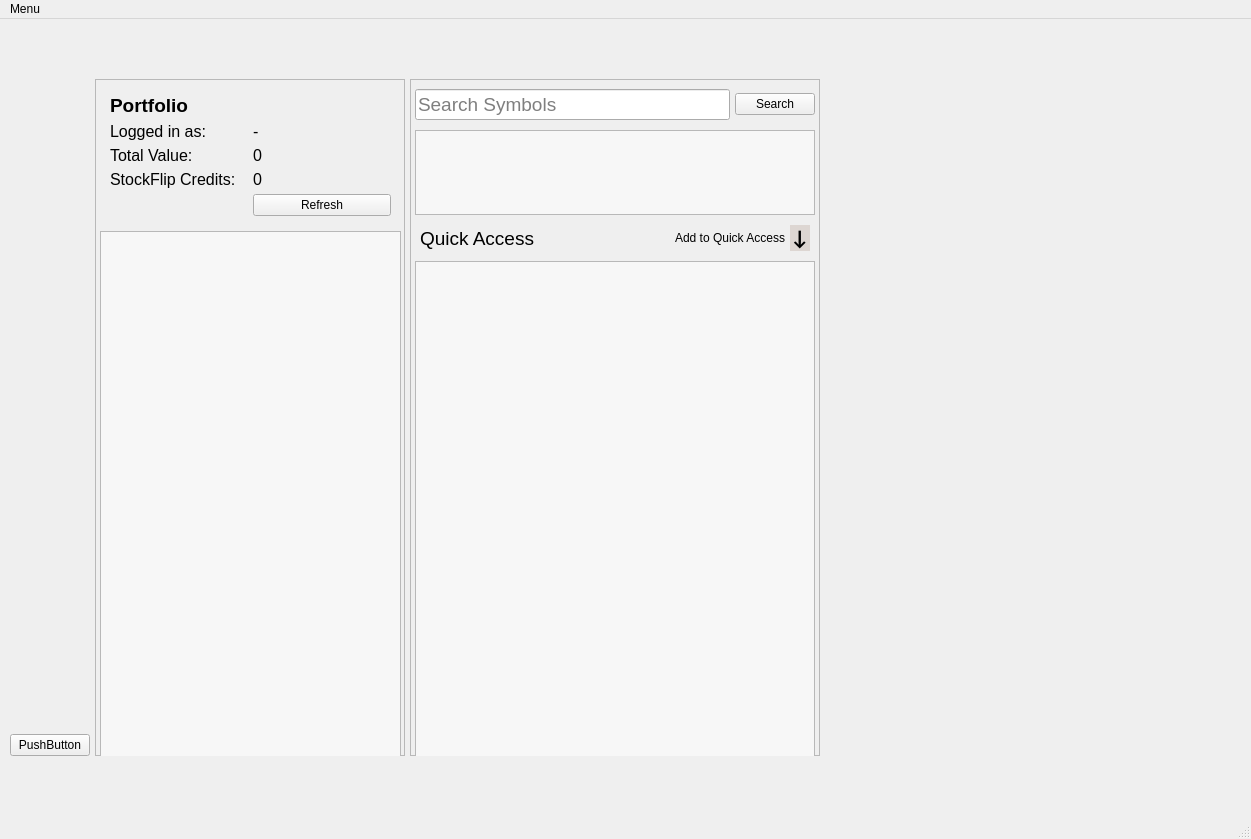
<?xml version="1.0" encoding="UTF-8"?>
<ui version="4.0">
 <class>MainWindow</class>
 <widget class="QMainWindow" name="MainWindow">
  <property name="geometry">
   <rect>
    <x>0</x>
    <y>0</y>
    <width>1251</width>
    <height>839</height>
   </rect>
  </property>
  <property name="palette">
   <palette>
    <active>
     <colorrole role="AlternateBase">
      <brush brushstyle="SolidPattern">
       <color alpha="255">
        <red>255</red>
        <green>255</green>
        <blue>255</blue>
       </color>
      </brush>
     </colorrole>
    </active>
    <inactive>
     <colorrole role="AlternateBase">
      <brush brushstyle="SolidPattern">
       <color alpha="255">
        <red>255</red>
        <green>255</green>
        <blue>255</blue>
       </color>
      </brush>
     </colorrole>
    </inactive>
    <disabled>
     <colorrole role="AlternateBase">
      <brush brushstyle="SolidPattern">
       <color alpha="255">
        <red>255</red>
        <green>255</green>
        <blue>255</blue>
       </color>
      </brush>
     </colorrole>
    </disabled>
   </palette>
  </property>
  <property name="windowTitle">
   <string>MainWindow</string>
  </property>
  <widget class="QWidget" name="centralwidget">
   <property name="sizePolicy">
    <sizepolicy hsizetype="Preferred" vsizetype="Preferred">
     <horstretch>0</horstretch>
     <verstretch>100</verstretch>
    </sizepolicy>
   </property>
   <layout class="QGridLayout" name="gridLayout_2">
    <property name="leftMargin">
     <number>10</number>
    </property>
    <property name="topMargin">
     <number>10</number>
    </property>
    <property name="rightMargin">
     <number>10</number>
    </property>
    <property name="bottomMargin">
     <number>10</number>
    </property>
    <property name="spacing">
     <number>5</number>
    </property>
    <item row="0" column="2" rowspan="2">
     <widget class="QFrame" name="frame">
      <property name="sizePolicy">
       <sizepolicy hsizetype="Preferred" vsizetype="Expanding">
        <horstretch>0</horstretch>
        <verstretch>0</verstretch>
       </sizepolicy>
      </property>
      <property name="minimumSize">
       <size>
        <width>410</width>
        <height>600</height>
       </size>
      </property>
      <property name="maximumSize">
       <size>
        <width>410</width>
        <height>800</height>
       </size>
      </property>
      <property name="frameShape">
       <enum>QFrame::StyledPanel</enum>
      </property>
      <property name="frameShadow">
       <enum>QFrame::Raised</enum>
      </property>
      <widget class="QWidget" name="verticalLayoutWidget_4">
       <property name="geometry">
        <rect>
         <x>0</x>
         <y>0</y>
         <width>410</width>
         <height>801</height>
        </rect>
       </property>
       <layout class="QVBoxLayout" name="verticalLayout_8">
        <property name="spacing">
         <number>5</number>
        </property>
        <property name="leftMargin">
         <number>5</number>
        </property>
        <property name="topMargin">
         <number>5</number>
        </property>
        <property name="rightMargin">
         <number>5</number>
        </property>
        <property name="bottomMargin">
         <number>5</number>
        </property>
        <item>
         <layout class="QGridLayout" name="gridLayout_9">
          <property name="leftMargin">
           <number>0</number>
          </property>
          <property name="topMargin">
           <number>5</number>
          </property>
          <property name="rightMargin">
           <number>0</number>
          </property>
          <property name="bottomMargin">
           <number>5</number>
          </property>
          <property name="spacing">
           <number>5</number>
          </property>
          <item row="0" column="0">
           <widget class="QLineEdit" name="searchBar">
            <property name="maximumSize">
             <size>
              <width>16777215</width>
              <height>16777215</height>
             </size>
            </property>
            <property name="font">
             <font>
              <pointsize>14</pointsize>
             </font>
            </property>
            <property name="placeholderText">
             <string>Search Symbols</string>
            </property>
           </widget>
          </item>
          <item row="0" column="1">
           <widget class="QPushButton" name="searchButton">
            <property name="maximumSize">
             <size>
              <width>16777215</width>
              <height>16777215</height>
             </size>
            </property>
            <property name="text">
             <string>Search</string>
            </property>
           </widget>
          </item>
         </layout>
        </item>
        <item>
         <widget class="QListWidget" name="searchList">
          <property name="sizePolicy">
           <sizepolicy hsizetype="Preferred" vsizetype="Maximum">
            <horstretch>0</horstretch>
            <verstretch>0</verstretch>
           </sizepolicy>
          </property>
          <property name="minimumSize">
           <size>
            <width>0</width>
            <height>85</height>
           </size>
          </property>
          <property name="maximumSize">
           <size>
            <width>16777215</width>
            <height>85</height>
           </size>
          </property>
          <property name="palette">
           <palette>
            <active>
             <colorrole role="Base">
              <brush brushstyle="SolidPattern">
               <color alpha="255">
                <red>247</red>
                <green>247</green>
                <blue>247</blue>
               </color>
              </brush>
             </colorrole>
            </active>
            <inactive>
             <colorrole role="Base">
              <brush brushstyle="SolidPattern">
               <color alpha="255">
                <red>247</red>
                <green>247</green>
                <blue>247</blue>
               </color>
              </brush>
             </colorrole>
            </inactive>
            <disabled>
             <colorrole role="Base">
              <brush brushstyle="SolidPattern">
               <color alpha="255">
                <red>240</red>
                <green>240</green>
                <blue>240</blue>
               </color>
              </brush>
             </colorrole>
            </disabled>
           </palette>
          </property>
         </widget>
        </item>
        <item>
         <layout class="QHBoxLayout" name="horizontalLayout_2">
          <property name="spacing">
           <number>5</number>
          </property>
          <property name="leftMargin">
           <number>5</number>
          </property>
          <property name="topMargin">
           <number>5</number>
          </property>
          <property name="rightMargin">
           <number>5</number>
          </property>
          <property name="bottomMargin">
           <number>5</number>
          </property>
          <item>
           <widget class="QLabel" name="label">
            <property name="font">
             <font>
              <pointsize>14</pointsize>
             </font>
            </property>
            <property name="text">
             <string>Quick Access</string>
            </property>
           </widget>
          </item>
          <item>
           <widget class="QLabel" name="label_5">
            <property name="text">
             <string>Add to Quick Access</string>
            </property>
            <property name="alignment">
             <set>Qt::AlignRight|Qt::AlignTrailing|Qt::AlignVCenter</set>
            </property>
           </widget>
          </item>
          <item>
           <widget class="QLabel" name="sendToQuickAccessButton">
            <property name="maximumSize">
             <size>
              <width>20</width>
              <height>16777215</height>
             </size>
            </property>
            <property name="font">
             <font>
              <family>Calibri</family>
              <pointsize>16</pointsize>
              <weight>75</weight>
              <bold>true</bold>
             </font>
            </property>
            <property name="styleSheet">
             <string notr="true">background-color: rgb(221, 214, 210);</string>
            </property>
            <property name="text">
             <string>&lt;p&gt; &amp;darr; &lt;/p&gt;</string>
            </property>
            <property name="alignment">
             <set>Qt::AlignCenter</set>
            </property>
           </widget>
          </item>
         </layout>
        </item>
        <item>
         <widget class="QListWidget" name="quickAccessList">
          <property name="sizePolicy">
           <sizepolicy hsizetype="Expanding" vsizetype="Expanding">
            <horstretch>0</horstretch>
            <verstretch>0</verstretch>
           </sizepolicy>
          </property>
          <property name="minimumSize">
           <size>
            <width>0</width>
            <height>0</height>
           </size>
          </property>
          <property name="palette">
           <palette>
            <active>
             <colorrole role="Base">
              <brush brushstyle="SolidPattern">
               <color alpha="255">
                <red>247</red>
                <green>247</green>
                <blue>247</blue>
               </color>
              </brush>
             </colorrole>
            </active>
            <inactive>
             <colorrole role="Base">
              <brush brushstyle="SolidPattern">
               <color alpha="255">
                <red>247</red>
                <green>247</green>
                <blue>247</blue>
               </color>
              </brush>
             </colorrole>
            </inactive>
            <disabled>
             <colorrole role="Base">
              <brush brushstyle="SolidPattern">
               <color alpha="255">
                <red>240</red>
                <green>240</green>
                <blue>240</blue>
               </color>
              </brush>
             </colorrole>
            </disabled>
           </palette>
          </property>
          <property name="sizeAdjustPolicy">
           <enum>QAbstractScrollArea::AdjustToContents</enum>
          </property>
          <property name="autoScroll">
           <bool>true</bool>
          </property>
          <property name="editTriggers">
           <set>QAbstractItemView::DoubleClicked|QAbstractItemView::EditKeyPressed</set>
          </property>
          <property name="showDropIndicator" stdset="0">
           <bool>true</bool>
          </property>
          <property name="dragEnabled">
           <bool>false</bool>
          </property>
          <property name="dragDropOverwriteMode">
           <bool>false</bool>
          </property>
          <property name="dragDropMode">
           <enum>QAbstractItemView::NoDragDrop</enum>
          </property>
          <property name="defaultDropAction">
           <enum>Qt::CopyAction</enum>
          </property>
          <property name="alternatingRowColors">
           <bool>true</bool>
          </property>
          <property name="verticalScrollMode">
           <enum>QAbstractItemView::ScrollPerPixel</enum>
          </property>
          <property name="movement">
           <enum>QListView::Static</enum>
          </property>
          <property name="resizeMode">
           <enum>QListView::Adjust</enum>
          </property>
         </widget>
        </item>
       </layout>
      </widget>
     </widget>
    </item>
    <item row="0" column="1" rowspan="2">
     <widget class="QFrame" name="frame_2">
      <property name="sizePolicy">
       <sizepolicy hsizetype="Preferred" vsizetype="Expanding">
        <horstretch>0</horstretch>
        <verstretch>0</verstretch>
       </sizepolicy>
      </property>
      <property name="minimumSize">
       <size>
        <width>310</width>
        <height>600</height>
       </size>
      </property>
      <property name="maximumSize">
       <size>
        <width>310</width>
        <height>800</height>
       </size>
      </property>
      <property name="frameShape">
       <enum>QFrame::StyledPanel</enum>
      </property>
      <property name="frameShadow">
       <enum>QFrame::Raised</enum>
      </property>
      <widget class="QWidget" name="verticalLayoutWidget">
       <property name="geometry">
        <rect>
         <x>0</x>
         <y>0</y>
         <width>311</width>
         <height>801</height>
        </rect>
       </property>
       <layout class="QVBoxLayout" name="verticalLayout_5">
        <property name="spacing">
         <number>5</number>
        </property>
        <property name="leftMargin">
         <number>5</number>
        </property>
        <property name="topMargin">
         <number>5</number>
        </property>
        <property name="rightMargin">
         <number>5</number>
        </property>
        <property name="bottomMargin">
         <number>5</number>
        </property>
        <item>
         <layout class="QGridLayout" name="gridLayout">
          <property name="leftMargin">
           <number>10</number>
          </property>
          <property name="topMargin">
           <number>10</number>
          </property>
          <property name="rightMargin">
           <number>10</number>
          </property>
          <property name="bottomMargin">
           <number>10</number>
          </property>
          <item row="1" column="1">
           <widget class="QLabel" name="loggedInAsUser">
            <property name="font">
             <font>
              <pointsize>12</pointsize>
             </font>
            </property>
            <property name="text">
             <string>-</string>
            </property>
           </widget>
          </item>
          <item row="1" column="0">
           <widget class="QLabel" name="label_3">
            <property name="font">
             <font>
              <pointsize>12</pointsize>
             </font>
            </property>
            <property name="text">
             <string>Logged in as:</string>
            </property>
           </widget>
          </item>
          <item row="5" column="1">
           <widget class="QLabel" name="currentBalance">
            <property name="font">
             <font>
              <pointsize>12</pointsize>
             </font>
            </property>
            <property name="text">
             <string>0</string>
            </property>
           </widget>
          </item>
          <item row="5" column="0">
           <widget class="QLabel" name="stockBalanceLabel_2">
            <property name="font">
             <font>
              <pointsize>12</pointsize>
             </font>
            </property>
            <property name="text">
             <string>StockFlip Credits:</string>
            </property>
           </widget>
          </item>
          <item row="2" column="0">
           <widget class="QLabel" name="totalValueLabel">
            <property name="font">
             <font>
              <pointsize>12</pointsize>
             </font>
            </property>
            <property name="text">
             <string>Total Value:</string>
            </property>
           </widget>
          </item>
          <item row="2" column="1">
           <widget class="QLabel" name="totalValue">
            <property name="font">
             <font>
              <pointsize>12</pointsize>
             </font>
            </property>
            <property name="text">
             <string>0</string>
            </property>
           </widget>
          </item>
          <item row="0" column="0">
           <widget class="QLabel" name="label_2">
            <property name="font">
             <font>
              <pointsize>14</pointsize>
              <weight>75</weight>
              <bold>true</bold>
             </font>
            </property>
            <property name="text">
             <string>Portfolio</string>
            </property>
           </widget>
          </item>
          <item row="6" column="1">
           <widget class="QPushButton" name="refreshButton">
            <property name="text">
             <string>Refresh</string>
            </property>
           </widget>
          </item>
         </layout>
        </item>
        <item>
         <widget class="QListWidget" name="listWidget">
          <property name="sizePolicy">
           <sizepolicy hsizetype="Expanding" vsizetype="Expanding">
            <horstretch>0</horstretch>
            <verstretch>100</verstretch>
           </sizepolicy>
          </property>
          <property name="minimumSize">
           <size>
            <width>0</width>
            <height>0</height>
           </size>
          </property>
          <property name="maximumSize">
           <size>
            <width>16777215</width>
            <height>16777215</height>
           </size>
          </property>
          <property name="palette">
           <palette>
            <active>
             <colorrole role="Base">
              <brush brushstyle="SolidPattern">
               <color alpha="255">
                <red>247</red>
                <green>247</green>
                <blue>247</blue>
               </color>
              </brush>
             </colorrole>
            </active>
            <inactive>
             <colorrole role="Base">
              <brush brushstyle="SolidPattern">
               <color alpha="255">
                <red>247</red>
                <green>247</green>
                <blue>247</blue>
               </color>
              </brush>
             </colorrole>
            </inactive>
            <disabled>
             <colorrole role="Base">
              <brush brushstyle="SolidPattern">
               <color alpha="255">
                <red>240</red>
                <green>240</green>
                <blue>240</blue>
               </color>
              </brush>
             </colorrole>
            </disabled>
           </palette>
          </property>
          <property name="sizeAdjustPolicy">
           <enum>QAbstractScrollArea::AdjustToContents</enum>
          </property>
          <property name="alternatingRowColors">
           <bool>true</bool>
          </property>
          <property name="verticalScrollMode">
           <enum>QAbstractItemView::ScrollPerPixel</enum>
          </property>
          <property name="resizeMode">
           <enum>QListView::Adjust</enum>
          </property>
         </widget>
        </item>
       </layout>
      </widget>
     </widget>
    </item>
    <item row="0" column="4">
     <widget class="QWidget" name="companyInfoWidget" native="true">
      <property name="sizePolicy">
       <sizepolicy hsizetype="Expanding" vsizetype="Expanding">
        <horstretch>0</horstretch>
        <verstretch>0</verstretch>
       </sizepolicy>
      </property>
      <property name="minimumSize">
       <size>
        <width>400</width>
        <height>400</height>
       </size>
      </property>
      <property name="maximumSize">
       <size>
        <width>800</width>
        <height>600</height>
       </size>
      </property>
     </widget>
    </item>
    <item row="1" column="0">
     <widget class="QPushButton" name="pushButton">
      <property name="text">
       <string>PushButton</string>
      </property>
     </widget>
    </item>
   </layout>
  </widget>
  <widget class="QStatusBar" name="statusbar"/>
  <widget class="QMenuBar" name="menuBar">
   <property name="geometry">
    <rect>
     <x>0</x>
     <y>0</y>
     <width>1251</width>
     <height>21</height>
    </rect>
   </property>
   <widget class="QMenu" name="menuMenu">
    <property name="title">
     <string>Menu</string>
    </property>
    <addaction name="actionAdjust_Credits"/>
    <addaction name="actionChange_Password"/>
    <addaction name="actionReset_Account"/>
    <addaction name="separator"/>
    <addaction name="actionDelete_User"/>
    <addaction name="actionSend_Message_to_UserEmail"/>
    <addaction name="actionExit"/>
   </widget>
   <addaction name="menuMenu"/>
  </widget>
  <action name="actionAdjust_Credits">
   <property name="text">
    <string>Adjust Credits</string>
   </property>
  </action>
  <action name="actionChange_Password">
   <property name="text">
    <string>Change Password</string>
   </property>
  </action>
  <action name="actionExit">
   <property name="text">
    <string>Exit</string>
   </property>
  </action>
  <action name="actionReset_Account">
   <property name="text">
    <string>Reset Account</string>
   </property>
  </action>
  <action name="actionDelete_User">
   <property name="text">
    <string>Delete User</string>
   </property>
  </action>
  <action name="actionDelete_User_by_Email">
   <property name="text">
    <string>Delete User by Email</string>
   </property>
  </action>
  <action name="actionSend_Message_to_UserEmail">
   <property name="text">
    <string>Send Message to User Email</string>
   </property>
  </action>
 </widget>
 <resources/>
 <connections>
  <connection>
   <sender>searchBar</sender>
   <signal>returnPressed()</signal>
   <receiver>searchButton</receiver>
   <slot>click()</slot>
   <hints>
    <hint type="sourcelabel">
     <x>596</x>
     <y>88</y>
    </hint>
    <hint type="destinationlabel">
     <x>674</x>
     <y>86</y>
    </hint>
   </hints>
  </connection>
  <connection>
   <sender>searchButton</sender>
   <signal>clicked()</signal>
   <receiver>searchList</receiver>
   <slot>reset()</slot>
   <hints>
    <hint type="sourcelabel">
     <x>713</x>
     <y>84</y>
    </hint>
    <hint type="destinationlabel">
     <x>695</x>
     <y>127</y>
    </hint>
   </hints>
  </connection>
  <connection>
   <sender>listWidget</sender>
   <signal>itemClicked(QListWidgetItem*)</signal>
   <receiver>listWidget</receiver>
   <slot>doItemsLayout()</slot>
   <hints>
    <hint type="sourcelabel">
     <x>194</x>
     <y>332</y>
    </hint>
    <hint type="destinationlabel">
     <x>179</x>
     <y>463</y>
    </hint>
   </hints>
  </connection>
  <connection>
   <sender>actionExit</sender>
   <signal>triggered()</signal>
   <receiver>MainWindow</receiver>
   <slot>close()</slot>
   <hints>
    <hint type="sourcelabel">
     <x>-1</x>
     <y>-1</y>
    </hint>
    <hint type="destinationlabel">
     <x>625</x>
     <y>419</y>
    </hint>
   </hints>
  </connection>
 </connections>
</ui>
